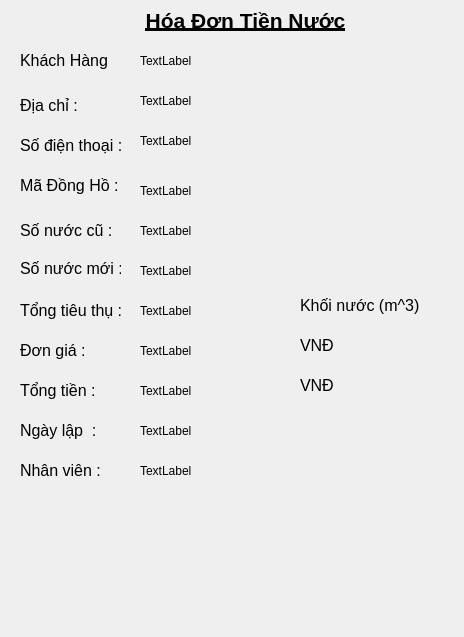
<?xml version="1.0" encoding="UTF-8"?>
<ui version="4.0">
 <class>Form</class>
 <widget class="QWidget" name="Form">
  <property name="geometry">
   <rect>
    <x>0</x>
    <y>0</y>
    <width>464</width>
    <height>637</height>
   </rect>
  </property>
  <property name="windowTitle">
   <string>Form</string>
  </property>
  <widget class="QLabel" name="label_12">
   <property name="geometry">
    <rect>
     <x>300</x>
     <y>370</y>
     <width>121</width>
     <height>31</height>
    </rect>
   </property>
   <property name="font">
    <font>
     <pointsize>12</pointsize>
    </font>
   </property>
   <property name="text">
    <string>VNĐ</string>
   </property>
  </widget>
  <widget class="QLabel" name="label">
   <property name="geometry">
    <rect>
     <x>300</x>
     <y>290</y>
     <width>121</width>
     <height>31</height>
    </rect>
   </property>
   <property name="font">
    <font>
     <pointsize>12</pointsize>
    </font>
   </property>
   <property name="text">
    <string>Khối nước (m^3)</string>
   </property>
  </widget>
  <widget class="QLabel" name="label_9">
   <property name="geometry">
    <rect>
     <x>20</x>
     <y>380</y>
     <width>101</width>
     <height>21</height>
    </rect>
   </property>
   <property name="font">
    <font>
     <pointsize>12</pointsize>
    </font>
   </property>
   <property name="text">
    <string>Tổng tiền :</string>
   </property>
  </widget>
  <widget class="QLabel" name="label_2">
   <property name="geometry">
    <rect>
     <x>20</x>
     <y>50</y>
     <width>91</width>
     <height>21</height>
    </rect>
   </property>
   <property name="font">
    <font>
     <pointsize>12</pointsize>
    </font>
   </property>
   <property name="text">
    <string>Khách Hàng :</string>
   </property>
  </widget>
  <widget class="QLabel" name="label_8">
   <property name="geometry">
    <rect>
     <x>20</x>
     <y>300</y>
     <width>101</width>
     <height>21</height>
    </rect>
   </property>
   <property name="font">
    <font>
     <pointsize>12</pointsize>
    </font>
   </property>
   <property name="text">
    <string>Tổng tiêu thụ :</string>
   </property>
  </widget>
  <widget class="QLabel" name="label_4">
   <property name="geometry">
    <rect>
     <x>20</x>
     <y>130</y>
     <width>101</width>
     <height>31</height>
    </rect>
   </property>
   <property name="font">
    <font>
     <pointsize>12</pointsize>
    </font>
   </property>
   <property name="text">
    <string>Số điện thoại :</string>
   </property>
  </widget>
  <widget class="QLabel" name="label_3">
   <property name="geometry">
    <rect>
     <x>20</x>
     <y>90</y>
     <width>81</width>
     <height>31</height>
    </rect>
   </property>
   <property name="font">
    <font>
     <pointsize>12</pointsize>
    </font>
   </property>
   <property name="text">
    <string>Địa chỉ :</string>
   </property>
  </widget>
  <widget class="QLabel" name="label_6">
   <property name="geometry">
    <rect>
     <x>20</x>
     <y>260</y>
     <width>101</width>
     <height>16</height>
    </rect>
   </property>
   <property name="font">
    <font>
     <pointsize>12</pointsize>
    </font>
   </property>
   <property name="text">
    <string>Số nước mới :</string>
   </property>
  </widget>
  <widget class="QLabel" name="label_11">
   <property name="geometry">
    <rect>
     <x>20</x>
     <y>170</y>
     <width>101</width>
     <height>31</height>
    </rect>
   </property>
   <property name="font">
    <font>
     <pointsize>12</pointsize>
    </font>
   </property>
   <property name="text">
    <string>Mã Đồng Hồ :</string>
   </property>
  </widget>
  <widget class="QLabel" name="label_13">
   <property name="geometry">
    <rect>
     <x>0</x>
     <y>0</y>
     <width>491</width>
     <height>41</height>
    </rect>
   </property>
   <property name="font">
    <font>
     <pointsize>16</pointsize>
     <bold>true</bold>
     <underline>true</underline>
    </font>
   </property>
   <property name="text">
    <string>Hóa Đơn Tiền Nước</string>
   </property>
   <property name="alignment">
    <set>Qt::AlignCenter</set>
   </property>
  </widget>
  <widget class="QLabel" name="label_7">
   <property name="geometry">
    <rect>
     <x>20</x>
     <y>220</y>
     <width>91</width>
     <height>21</height>
    </rect>
   </property>
   <property name="font">
    <font>
     <pointsize>12</pointsize>
    </font>
   </property>
   <property name="text">
    <string>Số nước cũ :</string>
   </property>
  </widget>
  <widget class="QLabel" name="label_10">
   <property name="geometry">
    <rect>
     <x>20</x>
     <y>420</y>
     <width>101</width>
     <height>21</height>
    </rect>
   </property>
   <property name="font">
    <font>
     <pointsize>12</pointsize>
    </font>
   </property>
   <property name="text">
    <string>Ngày lập  :</string>
   </property>
  </widget>
  <widget class="QLabel" name="label_14">
   <property name="geometry">
    <rect>
     <x>300</x>
     <y>330</y>
     <width>121</width>
     <height>31</height>
    </rect>
   </property>
   <property name="font">
    <font>
     <pointsize>12</pointsize>
    </font>
   </property>
   <property name="text">
    <string>VNĐ</string>
   </property>
  </widget>
  <widget class="QLabel" name="label_15">
   <property name="geometry">
    <rect>
     <x>20</x>
     <y>340</y>
     <width>101</width>
     <height>21</height>
    </rect>
   </property>
   <property name="font">
    <font>
     <pointsize>12</pointsize>
    </font>
   </property>
   <property name="text">
    <string>Đơn giá :</string>
   </property>
  </widget>
  <widget class="QLabel" name="label_5">
   <property name="geometry">
    <rect>
     <x>20</x>
     <y>460</y>
     <width>101</width>
     <height>21</height>
    </rect>
   </property>
   <property name="font">
    <font>
     <pointsize>12</pointsize>
    </font>
   </property>
   <property name="text">
    <string>Nhân viên :</string>
   </property>
  </widget>
  <widget class="QLabel" name="lbKhachHang">
   <property name="geometry">
    <rect>
     <x>140</x>
     <y>50</y>
     <width>301</width>
     <height>21</height>
    </rect>
   </property>
   <property name="text">
    <string>TextLabel</string>
   </property>
  </widget>
  <widget class="QLabel" name="lbDiaChi">
   <property name="geometry">
    <rect>
     <x>140</x>
     <y>90</y>
     <width>301</width>
     <height>21</height>
    </rect>
   </property>
   <property name="text">
    <string>TextLabel</string>
   </property>
  </widget>
  <widget class="QLabel" name="lbSoDienThoai">
   <property name="geometry">
    <rect>
     <x>140</x>
     <y>130</y>
     <width>301</width>
     <height>21</height>
    </rect>
   </property>
   <property name="text">
    <string>TextLabel</string>
   </property>
  </widget>
  <widget class="QLabel" name="lbMaDongHo">
   <property name="geometry">
    <rect>
     <x>140</x>
     <y>180</y>
     <width>301</width>
     <height>21</height>
    </rect>
   </property>
   <property name="text">
    <string>TextLabel</string>
   </property>
  </widget>
  <widget class="QLabel" name="lbSoNuocCu">
   <property name="geometry">
    <rect>
     <x>140</x>
     <y>220</y>
     <width>301</width>
     <height>21</height>
    </rect>
   </property>
   <property name="text">
    <string>TextLabel</string>
   </property>
  </widget>
  <widget class="QLabel" name="lbSoNuocMoi">
   <property name="geometry">
    <rect>
     <x>140</x>
     <y>260</y>
     <width>301</width>
     <height>21</height>
    </rect>
   </property>
   <property name="text">
    <string>TextLabel</string>
   </property>
  </widget>
  <widget class="QLabel" name="lbTongTieuThu">
   <property name="geometry">
    <rect>
     <x>140</x>
     <y>300</y>
     <width>161</width>
     <height>21</height>
    </rect>
   </property>
   <property name="text">
    <string>TextLabel</string>
   </property>
  </widget>
  <widget class="QLabel" name="lbDonGia">
   <property name="geometry">
    <rect>
     <x>140</x>
     <y>340</y>
     <width>161</width>
     <height>21</height>
    </rect>
   </property>
   <property name="text">
    <string>TextLabel</string>
   </property>
  </widget>
  <widget class="QLabel" name="lbTongTien">
   <property name="geometry">
    <rect>
     <x>140</x>
     <y>380</y>
     <width>161</width>
     <height>21</height>
    </rect>
   </property>
   <property name="text">
    <string>TextLabel</string>
   </property>
  </widget>
  <widget class="QLabel" name="lbNgayLap">
   <property name="geometry">
    <rect>
     <x>140</x>
     <y>420</y>
     <width>301</width>
     <height>21</height>
    </rect>
   </property>
   <property name="text">
    <string>TextLabel</string>
   </property>
  </widget>
  <widget class="QLabel" name="lbNhanVien">
   <property name="geometry">
    <rect>
     <x>140</x>
     <y>460</y>
     <width>301</width>
     <height>21</height>
    </rect>
   </property>
   <property name="text">
    <string>TextLabel</string>
   </property>
  </widget>
 </widget>
 <resources/>
 <connections/>
</ui>
